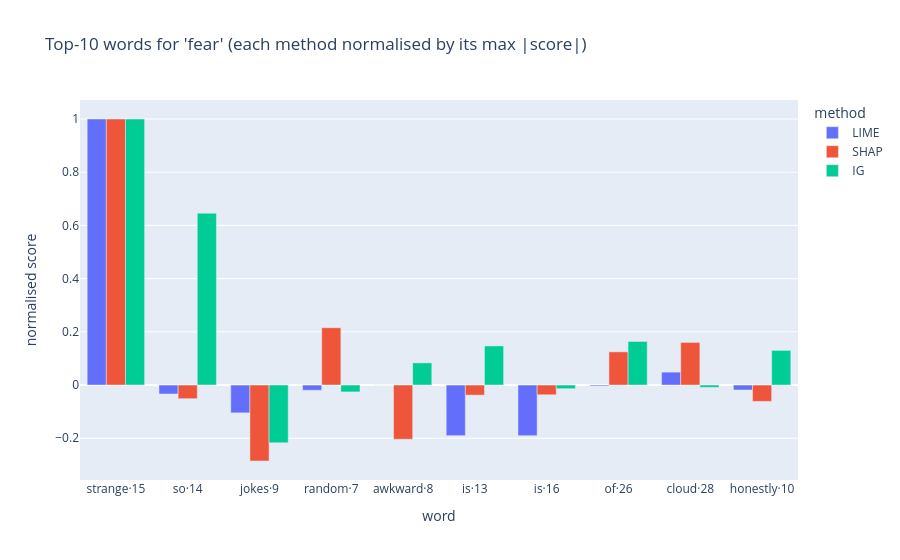

The notebook cell saved with this chart:
### Markdown cell above
### Q11 *(8 marks)* — Head-to-head comparison
Write **`compare(text, label)`** returning a DataFrame with columns **`word, LIME, SHAP, IG`** (one row per word). Use `cached(...)`; for LIME pass `num_features=len(text.split())` so every word gets a score.

Then for `amb_text` (top-1 emotion):
1. Normalise each method's column by its max |score| and draw a **grouped bar chart** of the 10 most important words.
2. Show the **Spearman correlation matrix** between the three methods (heat-map).
3. Print the **top-3 words** of each method.

<details><summary>🔑 <b>Hint</b> (click to open)</summary>

<code>C[['LIME','SHAP','IG']].corr(method='spearman')</code>. Most important words: <code>norm.abs().max(axis=1).nlargest(10).index</code>.
</details>

### Code cell
# ✏️ Q11 — YOUR CODE HERE
def compare(text, label):
    L = cached("LIME", text, label=label, num_features=len(text.split()))
    Sh = cached("SHAP", text, label=label)
    I = cached("IG", text, label=label)
    return pd.DataFrame({"word": text.split(), "LIME": L["scores"], "SHAP": Sh["scores"], "IG": I["scores"]})

METHODS = ["LIME", "SHAP", "IG"]
C = compare(amb_text, amb_top1)
norm = C[METHODS].div(C[METHODS].abs().max().replace(0, 1))
norm.index = [f"{w}·{i}" for i, w in enumerate(C.word)]

# 1) grouped bar chart of the 10 most important words
top10 = norm.abs().max(axis=1).nlargest(10).index
px.bar(norm.loc[top10], barmode="group", labels={"index": "word", "value": "normalised score", "variable": "method"},
       title=f"Top-10 words for '{EMOTIONS[amb_top1]}' (each method normalised by its max |score|)").show()

# 2) Spearman correlation matrix
px.imshow(C[METHODS].corr(method="spearman"), text_auto=".2f", color_continuous_scale="RdBu",
          zmin=-1, zmax=1, title="Spearman correlation between methods").show()

# 3) top-3 words per method
for m in METHODS:
    print(f"{m:5s} top-3:", C.loc[C[m].abs().nlargest(3).index, "word"].tolist())

### Figure 1 — Plotly figure (JSON) as saved in the notebook; plotly's stock layout.template omitted (floating-point values rounded to 4 significant figures)
{"data": [{"alignmentgroup": "True", "hovertemplate": "method=LIME<br>word=%{x}<br>normalised score=%{y}<extra></extra>", "legendgroup": "LIME", "marker": {"color": "#636efa", "pattern": {"shape": ""}}, "name": "LIME", "offsetgroup": "LIME", "orientation": "v", "showlegend": true, "textposition": "auto", "type": "bar", "x": ["strange·15", "so·14", "jokes·9", "random·7", "awkward·8", "is·13", "is·16", "of·26", "cloud·28", "honestly·10"], "xaxis": "x", "y": [1.0, -0.03363, -0.1046, -0.01965, 9.021e-05, -0.1903, -0.1903, -0.003517, 0.04859, -0.01855], "yaxis": "y"}, {"alignmentgroup": "True", "hovertemplate": "method=SHAP<br>word=%{x}<br>normalised score=%{y}<extra></extra>", "legendgroup": "SHAP", "marker": {"color": "#EF553B", "pattern": {"shape": ""}}, "name": "SHAP", "offsetgroup": "SHAP", "orientation": "v", "showlegend": true, "textposition": "auto", "type": "bar", "x": ["strange·15", "so·14", "jokes·9", "random·7", "awkward·8", "is·13", "is·16", "of·26", "cloud·28", "honestly·10"], "xaxis": "x", "y": [1.0, -0.05146, -0.2855, 0.2156, -0.2038, -0.03781, -0.03657, 0.1248, 0.1602, -0.0615], "yaxis": "y"}, {"alignmentgroup": "True", "hovertemplate": "method=IG<br>word=%{x}<br>normalised score=%{y}<extra></extra>", "legendgroup": "IG", "marker": {"color": "#00cc96", "pattern": {"shape": ""}}, "name": "IG", "offsetgroup": "IG", "orientation": "v", "showlegend": true, "textposition": "auto", "type": "bar", "x": ["strange·15", "so·14", "jokes·9", "random·7", "awkward·8", "is·13", "is·16", "of·26", "cloud·28", "honestly·10"], "xaxis": "x", "y": [1.0, 0.6459, -0.2174, -0.02578, 0.08336, 0.147, -0.01383, 0.1638, -0.008698, 0.1302], "yaxis": "y"}], "layout": {"barmode": "group", "legend": {"title": {"text": "method"}, "tracegroupgap": 0}, "title": {"text": "Top-10 words for 'fear' (each method normalised by its max |score|)"}, "xaxis": {"anchor": "y", "domain": [0, 1], "title": {"text": "word"}}, "yaxis": {"anchor": "x", "domain": [0, 1], "title": {"text": "normalised score"}}}}
